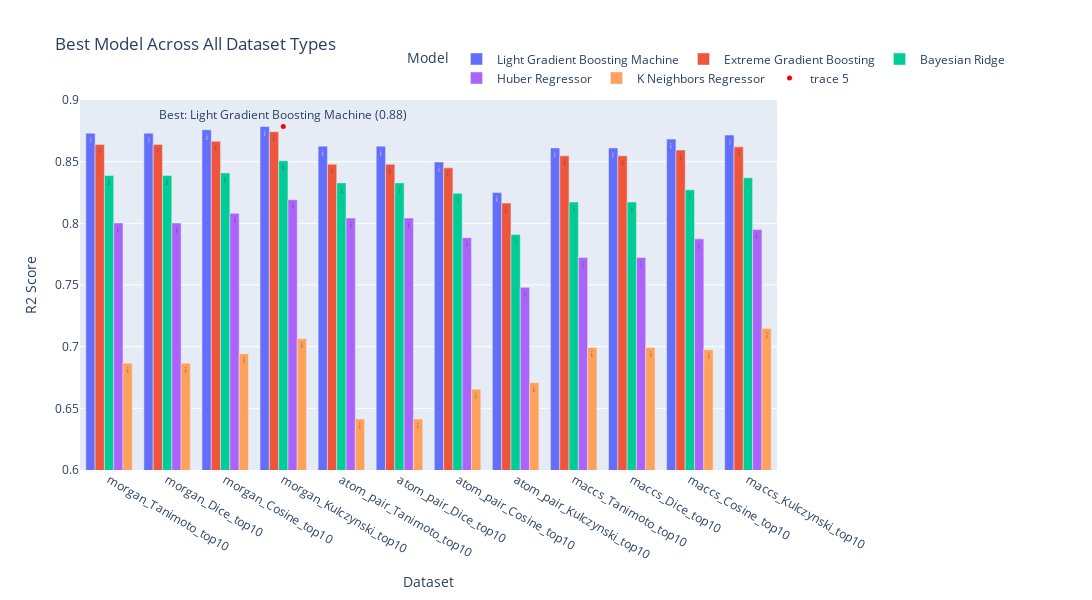

The code cell stored with this chart in its notebook:
### Code cell
overall_best = final_results.loc[final_results['R2'].idxmax()]

# Create the vertical bar plot
fig = px.bar(final_results, x='dataset', y='R2', color='Model',
             title='Best Model Across All Dataset Types',
             labels={'R2': 'R2 Score', 'dataset': 'Dataset'},
             text='R2')

# Highlight the best model
fig.add_trace(go.Scatter(x=[overall_best['dataset']], y=[overall_best['R2']],
                         mode='markers+text', text=[f'Best: {overall_best["Model"]} ({overall_best["R2"]:.2f})'],
                         marker=dict(color='red', size=5),
                         textposition='top center'))

# Update layout to show R2 scores on bars
fig.update_layout(barmode='group', yaxis=dict(range=[0.6, 0.9]),
                  width=1200, height=600,
                    legend=dict(orientation='h', x=1, xanchor='center', y=1.15)
                  )

# Show the figure
fig.show()

### Figure 1 — Plotly figure (JSON) as saved in the notebook; plotly's stock layout.template omitted (floating-point values rounded to 4 significant figures)
{"data": [{"alignmentgroup": "True", "hovertemplate": "Model=Light Gradient Boosting Machine<br>Dataset=%{x}<br>R2 Score=%{text}<extra></extra>", "legendgroup": "Light Gradient Boosting Machine", "marker": {"color": "#636efa", "pattern": {"shape": ""}}, "name": "Light Gradient Boosting Machine", "offsetgroup": "Light Gradient Boosting Machine", "orientation": "v", "showlegend": true, "text": [0.8731, 0.8731, 0.8758, 0.8786, 0.8626, 0.8626, 0.8497, 0.8249, 0.8611, 0.8611, 0.8683, 0.8716], "textposition": "auto", "type": "bar", "x": ["morgan_Tanimoto_top10", "morgan_Dice_top10", "morgan_Cosine_top10", "morgan_Kulczynski_top10", "atom_pair_Tanimoto_top10", "atom_pair_Dice_top10", "atom_pair_Cosine_top10", "atom_pair_Kulczynski_top10", "maccs_Tanimoto_top10", "maccs_Dice_top10", "maccs_Cosine_top10", "maccs_Kulczynski_top10"], "xaxis": "x", "y": [0.8731, 0.8731, 0.8758, 0.8786, 0.8626, 0.8626, 0.8497, 0.8249, 0.8611, 0.8611, 0.8683, 0.8716], "yaxis": "y"}, {"alignmentgroup": "True", "hovertemplate": "Model=Extreme Gradient Boosting<br>Dataset=%{x}<br>R2 Score=%{text}<extra></extra>", "legendgroup": "Extreme Gradient Boosting", "marker": {"color": "#EF553B", "pattern": {"shape": ""}}, "name": "Extreme Gradient Boosting", "offsetgroup": "Extreme Gradient Boosting", "orientation": "v", "showlegend": true, "text": [0.864, 0.864, 0.8665, 0.8743, 0.8479, 0.8479, 0.845, 0.8164, 0.8547, 0.8547, 0.8595, 0.862], "textposition": "auto", "type": "bar", "x": ["morgan_Tanimoto_top10", "morgan_Dice_top10", "morgan_Cosine_top10", "morgan_Kulczynski_top10", "atom_pair_Tanimoto_top10", "atom_pair_Dice_top10", "atom_pair_Cosine_top10", "atom_pair_Kulczynski_top10", "maccs_Tanimoto_top10", "maccs_Dice_top10", "maccs_Cosine_top10", "maccs_Kulczynski_top10"], "xaxis": "x", "y": [0.864, 0.864, 0.8665, 0.8743, 0.8479, 0.8479, 0.845, 0.8164, 0.8547, 0.8547, 0.8595, 0.862], "yaxis": "y"}, {"alignmentgroup": "True", "hovertemplate": "Model=Bayesian Ridge<br>Dataset=%{x}<br>R2 Score=%{text}<extra></extra>", "legendgroup": "Bayesian Ridge", "marker": {"color": "#00cc96", "pattern": {"shape": ""}}, "name": "Bayesian Ridge", "offsetgroup": "Bayesian Ridge", "orientation": "v", "showlegend": true, "text": [0.8388, 0.8388, 0.8409, 0.8507, 0.8328, 0.8328, 0.8243, 0.791, 0.8173, 0.8173, 0.8272, 0.837], "textposition": "auto", "type": "bar", "x": ["morgan_Tanimoto_top10", "morgan_Dice_top10", "morgan_Cosine_top10", "morgan_Kulczynski_top10", "atom_pair_Tanimoto_top10", "atom_pair_Dice_top10", "atom_pair_Cosine_top10", "atom_pair_Kulczynski_top10", "maccs_Tanimoto_top10", "maccs_Dice_top10", "maccs_Cosine_top10", "maccs_Kulczynski_top10"], "xaxis": "x", "y": [0.8388, 0.8388, 0.8409, 0.8507, 0.8328, 0.8328, 0.8243, 0.791, 0.8173, 0.8173, 0.8272, 0.837], "yaxis": "y"}, {"alignmentgroup": "True", "hovertemplate": "Model=Huber Regressor<br>Dataset=%{x}<br>R2 Score=%{text}<extra></extra>", "legendgroup": "Huber Regressor", "marker": {"color": "#ab63fa", "pattern": {"shape": ""}}, "name": "Huber Regressor", "offsetgroup": "Huber Regressor", "orientation": "v", "showlegend": true, "text": [0.8003, 0.8003, 0.8081, 0.8191, 0.8043, 0.8043, 0.7884, 0.7481, 0.7723, 0.7723, 0.7874, 0.7949], "textposition": "auto", "type": "bar", "x": ["morgan_Tanimoto_top10", "morgan_Dice_top10", "morgan_Cosine_top10", "morgan_Kulczynski_top10", "atom_pair_Tanimoto_top10", "atom_pair_Dice_top10", "atom_pair_Cosine_top10", "atom_pair_Kulczynski_top10", "maccs_Tanimoto_top10", "maccs_Dice_top10", "maccs_Cosine_top10", "maccs_Kulczynski_top10"], "xaxis": "x", "y": [0.8003, 0.8003, 0.8081, 0.8191, 0.8043, 0.8043, 0.7884, 0.7481, 0.7723, 0.7723, 0.7874, 0.7949], "yaxis": "y"}, {"alignmentgroup": "True", "hovertemplate": "Model=K Neighbors Regressor<br>Dataset=%{x}<br>R2 Score=%{text}<extra></extra>", "legendgroup": "K Neighbors Regressor", "marker": {"color": "#FFA15A", "pattern": {"shape": ""}}, "name": "K Neighbors Regressor", "offsetgroup": "K Neighbors Regressor", "orientation": "v", "showlegend": true, "text": [0.6866, 0.6866, 0.6942, 0.7064, 0.6413, 0.6413, 0.6655, 0.6708, 0.6993, 0.6993, 0.6975, 0.7148], "textposition": "auto", "type": "bar", "x": ["morgan_Tanimoto_top10", "morgan_Dice_top10", "morgan_Cosine_top10", "morgan_Kulczynski_top10", "atom_pair_Tanimoto_top10", "atom_pair_Dice_top10", "atom_pair_Cosine_top10", "atom_pair_Kulczynski_top10", "maccs_Tanimoto_top10", "maccs_Dice_top10", "maccs_Cosine_top10", "maccs_Kulczynski_top10"], "xaxis": "x", "y": [0.6866, 0.6866, 0.6942, 0.7064, 0.6413, 0.6413, 0.6655, 0.6708, 0.6993, 0.6993, 0.6975, 0.7148], "yaxis": "y"}, {"marker": {"color": "red", "size": 5}, "mode": "markers+text", "text": ["Best: Light Gradient Boosting Machine (0.88)"], "textposition": "top center", "type": "scatter", "x": ["morgan_Kulczynski_top10"], "y": [0.8786]}], "layout": {"barmode": "group", "height": 600, "legend": {"orientation": "h", "title": {"text": "Model"}, "tracegroupgap": 0, "x": 1, "xanchor": "center", "y": 1.15}, "title": {"text": "Best Model Across All Dataset Types"}, "width": 1200, "xaxis": {"anchor": "y", "domain": [0, 1], "title": {"text": "Dataset"}}, "yaxis": {"anchor": "x", "domain": [0, 1], "range": [0.6, 0.9], "title": {"text": "R2 Score"}}}}
